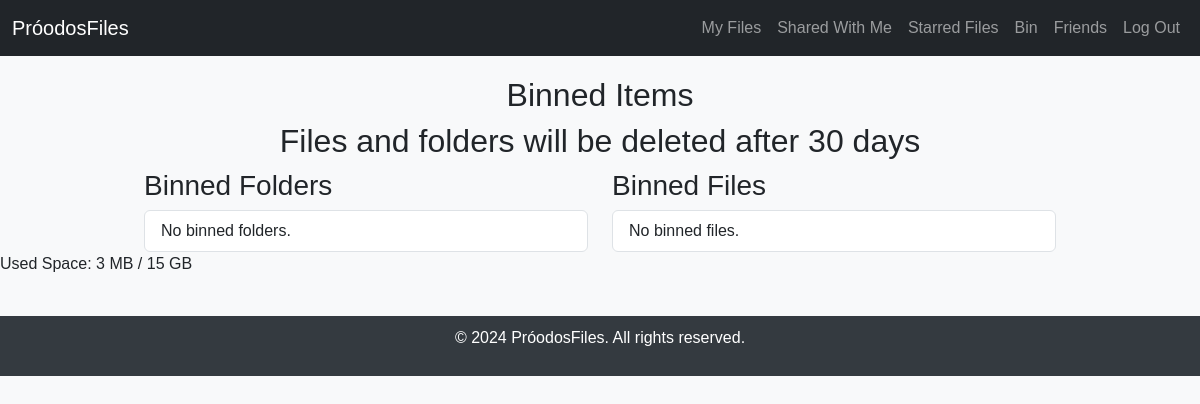
Page /binned/ (signed in) on the committed database.
### user_management/models.py (models this page shows, shortened)
class CustomUser(AbstractUser):
    id = models.UUIDField(default=uuid.uuid4, primary_key=True, editable=False)
    starred_files = models.ManyToManyField('file_management.File', blank=True)
    starred_folders = models.ManyToManyField('folder_management.Folder', blank=True)
    username = models.CharField(
        max_length=150,
        unique=True,
        help_text='Required. Letters, digits, and spaces only. Max 150 characters',
        validators=[],
        error_messages={
            'unique': "A user with that username already exists.",
        },
    )
    full_name = models.CharField(
        max_length=255,
        help_text='Required field. ',
        validators=[],
    )
    email = models.EmailField(
        max_length=254,
        unique=True,
        help_text='Email is required.',
        validators=[],
        error_messages={
            'unique': 'This email has already been registered',
        },
    )
    quota = models.BigIntegerField(default=15 * 1024 * 1024 * 1024)
    used_space = models.BigIntegerField(default=0)
    objects = CustomUserManager()

### homepage/views.py (the view)
# urls.py: path('binned/', views.binned_view, name="binned_view"),
@login_required
def binned_view(request):
    binned_files = File.objects.binned_items().filter(owner=request.user)
    binned_folders = Folder.objects.binned_items().filter(owner=request.user)
    now = timezone.now()
    cutoff_date = now - timezone.timedelta(days=30)
    files_to_delete = binned_files.filter(binned__lte=cutoff_date)
    folders_to_delete = binned_folders.filter(binned__lte=cutoff_date)
    for file in files_to_delete:
        file.delete()
        if os.path.exists(file.get_full_path()):
            os.remove(file.get_full_path())
    for folder in folders_to_delete:
        folder.delete()
        if os.path.exists(folder.get_path()):
            os.remove(folder.get_path())
    context = {
        'binned_files': binned_files,
        'binned_folders': binned_folders
    }
    return render(request, 'bin_view.html', context)

### folder_management/models.py (called while the page is built)
    def binned(self):
        return self.filter(binned__isnull=False)

    def all_with_binned(self):
        return FileFolderQuerySet(self.model, using=self._db)

    def binned_items(self):
        return self.all_with_binned().binned()

### folder_management/templatetags/filesizetags.py (called while the page is built)
@register.filter
def human_readable_size(value):
    try:
        value = int(value)
    except (TypeError, ValueError):
        return value
    for unit in ['bytes', 'KB', 'MB', 'GB', 'TB']:
        if value < 1024:
            return f"{value} {unit}"
        value //= 1024
    return f"{value} PB"

### templates/bin_view.html
{% extends 'base.html' %}
{% block content %}
<div class="container">
    <h2 class="text-center">Binned Items</h2>
    <h2 class="text-center">Files and folders will be deleted after 30 days</h2>
    <div class="row">
        <div class="col-md-6">
            <h3>Binned Folders</h3>
            <ul class="list-group">
                {% for folder in binned_folders %}
                    <li class="list-group-item d-flex justify-content-between align-items-center">
                        <span>{{ folder.name }}</span>
                        <div>
                            <a href="{% url 'bin_folder' folder.id %}" class="btn btn-success btn-sm">Restore</a>
                            <a href="{% url 'delete_folder' folder.id %}" class="btn btn-danger btn-sm">Delete Permanently</a>
                        </div>
                    </li>
                {% empty %}
                    <li class="list-group-item">No binned folders.</li>
                {% endfor %}
            </ul>
        </div>
        <div class="col-md-6">
            <h3>Binned Files</h3>
            <ul class="list-group">
                {% for file in binned_files %}
                    <li class="list-group-item d-flex justify-content-between align-items-center">
                        <span>{{ file.name }}</span>
                        <div>
                            <a href="{% url 'bin_file' file.id %}" class="btn btn-success btn-sm">Restore</a>
                            <a href="{% url 'delete_file' file.id %}" class="btn btn-danger btn-sm">Delete Permanently</a>
                        </div>
                    </li>
                {% empty %}
                    <li class="list-group-item">No binned files.</li>
                {% endfor %}
            </ul>
        </div>
    </div>
</div>
{% endblock %}

### templates/base.html (shortened to what this page needs)
{% load filesizetags %}
<!DOCTYPE html>
<html lang="en">
<head>
    <link href="https://cdn.jsdelivr.net/npm/bootstrap@5.3.0/dist/css/bootstrap.min.css" rel="stylesheet">
</head>
<body>
    <nav class="navbar navbar-expand-lg navbar-dark bg-dark">
        <div class="container-fluid">
            <a class="navbar-brand" href="{% url 'homepage' %}">PróodosFiles</a>
            <div class="collapse navbar-collapse" id="navbarNav">
                <ul class="navbar-nav ms-auto">
                    <li class="nav-item">
                        <a class="nav-link" href="{% url 'my_files' %}">My Files</a>
                    </li>
                    <li class="nav-item">
                        <a class="nav-link" href="{% url 'shared_items' %}">Shared With Me</a>
                    </li>
                    <li class="nav-item">
                        <a class="nav-link" href="{% url 'starred_items' %}">Starred Files</a>
                    </li>
                    <li class="nav-item">
                        <a class="nav-link" href="{% url 'binned_view' %}">Bin</a>
                    </li>
                    <li class="nav-item">
                        <a class="nav-link" href="{% url 'friends_list' %}">Friends</a>
                    </li>
                    <li class="nav-item">
                        <form action="{% url 'logout' %}" method="post">
                            <button type="submit" class="nav-link">Log Out</button>
                          </form>
                    </li>
                </ul>
            </div>
        </div>
    </nav>
    <div class="container">
        {% block content %}
        {% endblock %}
    </div>
    <p>Used Space: {{request.user.used_space|human_readable_size}} / {{request.user.quota|human_readable_size}}</p>
    <footer>
        <p>&copy; 2024 PróodosFiles. All rights reserved.</p>
    </footer>
</body>
</html>

### templates/base.html (style rules this page uses)
body { font-family: Arial, sans-serif; background-color: #f8f9fa; }
.navbar { margin-bottom: 20px; }
.container { max-width: 960px; }
footer { margin-top: 40px; padding: 10px 0; background-color: #343a40; color: white; text-align: center; }

### rows in the picture
CustomUser: user.used_space|human_readable_size "3 MB", user.quota|human_readable_size "15 GB"
